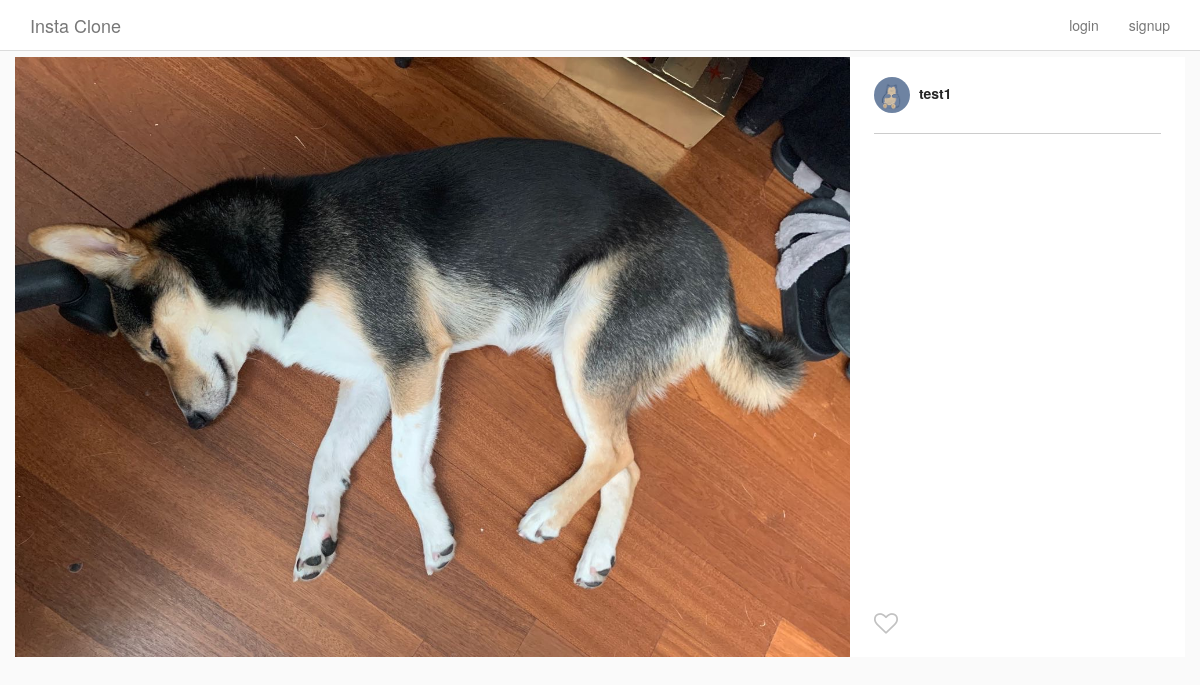
The app's page /post/2/ with its own data.
### Insta/models.py (models this page shows, shortened)
class Post(models.Model):
    author = models.ForeignKey(
        InstaUser,
        on_delete=models.CASCADE,
        related_name='my_posts'
    )
    title = models.TextField(blank=True, null=True)
    image = ProcessedImageField(
        upload_to='static/images/posts',
        format='JPEG',
        options={'quality': 100},
        blank=True,
        null=True
    )
    def get_like_count(self):
        return self.likes.count()

class InstaUser(AbstractUser):
    profile_pic = ProcessedImageField(
        upload_to='static/images/profiles',
        format='JPEG',
        options={'quality': 100},
        blank=True,
        null=True
    )

### Insta/views.py (the view)
# urls.py: path('post/<int:pk>/', PostDetailView.as_view(), name='post_detail'),
class PostDetailView(DetailView):
    model = Post
    template_name = 'post_detail.html'

### Insta/templatetags/custom_tags.py (called while the page is built)
@register.simple_tag
def has_user_liked_post(post, user):
    try:
        like = Like.objects.get(post=post, user=user)
        return "fa-heart"
    except:
        return "fa-heart-o"

### templates/post_detail.html (shortened to what this page needs)
{% extends "base.html" %}
{% load custom_tags %}
{% block content %}
<div class="row single-post">
    <div class="single-post-card view-update {{ object.pk }}">
        <div class="header">
            <a href="{% url 'helloworld' %}">
                {% if object.author.profile_pic %}
                    <img class="picture-circle--medium" src="/{{object.author.profile_pic}}">
                {% endif %}
                {{ object.author.username }}
            </a>
        </div>
        <div class="image__wrapper">
            <img class="card__main-image" src="/{{object.image}}" width="1000" height="1000">
        </div>
        <div class="comments-portion">
            <div class="likes-timestamp-row">
            </div>
            <section class="input-row">
                <i class="fa {% has_user_liked_post post user %} submit-like" aria-hidden="true"></i>
            </section>
        </div>
    </div>
</div>
{% endblock content %}

### static/css/style.css (style rules this page uses)
html { height: 100%; }
body { min-height: 100%; background-color: #fafafa; }
.picture-circle, .picture-circle--medium, .picture-circle--small { border-radius: 100%; width: 150px; height: 150px; }
.picture-circle--medium { width: 36px; height: 36px; }
.card__main-image { max-width: 100%; max-height: 600px; height: auto; margin: 0 auto; display: block; }
.likes-timestamp-row { margin-top: 15px; }
.single-post-card { display: flex; align-items: stretch; box-sizing: border-box; flex-direction: column; flex-shrink: 0; padding-right: 335px; width: 100%; position: relative; background-color: #fff; }
.single-post-card .header, .single-post-card .comments-portion { display: flex; flex-shrink: 0; }
.single-post-card .header { border-bottom: 1px solid #ccc; padding: 20px 0; flex-direction: row; position: absolute; top: 0; right: 24px; width: 287px; display: flex; align-items: center; }
.single-post-card .header img { margin-right: 5px; }
.single-post-card .header a { color: #262626; font-weight: bold; }
.single-post-card .comments-portion { position: absolute; bottom: 0; right: 0; width: 335px; padding: 0 24px; flex-direction: column; }
.input-row { position: relative; display: flex; align-items: center; height: 68px; padding-left: 40px; }
.input-row .submit-like { cursor: pointer; position: absolute; top: 32%; left: 0; color: #C2C2C2; font-size: 24px; }

### records on screen
Post: author.profile_pic (picture), author.username "test1", image (picture)
